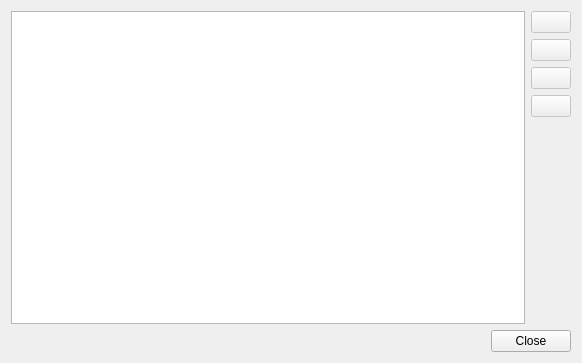
<?xml version="1.0" encoding="UTF-8"?>
<ui version="4.0">
 <class>QueueManager</class>
 <widget class="QDialog" name="QueueManager">
  <property name="geometry">
   <rect>
    <x>0</x>
    <y>0</y>
    <width>582</width>
    <height>363</height>
   </rect>
  </property>
  <property name="windowTitle">
   <string>Queue Manager</string>
  </property>
  <property name="windowIcon">
   <iconset resource="../../data/data.qrc">
    <normaloff>:/icons/64x64/strawberry.png</normaloff>:/icons/64x64/strawberry.png</iconset>
  </property>
  <layout class="QVBoxLayout" name="verticalLayout_2">
   <item>
    <layout class="QHBoxLayout" name="horizontalLayout">
     <item>
      <widget class="QTreeView" name="list">
       <property name="acceptDrops">
        <bool>true</bool>
       </property>
       <property name="showDropIndicator" stdset="0">
        <bool>true</bool>
       </property>
       <property name="dragEnabled">
        <bool>true</bool>
       </property>
       <property name="dragDropMode">
        <enum>QAbstractItemView::DragDrop</enum>
       </property>
       <property name="defaultDropAction">
        <enum>Qt::MoveAction</enum>
       </property>
       <property name="alternatingRowColors">
        <bool>true</bool>
       </property>
       <property name="selectionMode">
        <enum>QAbstractItemView::ExtendedSelection</enum>
       </property>
       <property name="selectionBehavior">
        <enum>QAbstractItemView::SelectRows</enum>
       </property>
       <property name="rootIsDecorated">
        <bool>false</bool>
       </property>
       <attribute name="headerVisible">
        <bool>false</bool>
       </attribute>
      </widget>
     </item>
     <item>
      <layout class="QVBoxLayout" name="verticalLayout">
       <item>
        <widget class="QPushButton" name="move_up">
         <property name="enabled">
          <bool>false</bool>
         </property>
         <property name="toolTip">
          <string>Move up</string>
         </property>
         <property name="iconSize">
          <size>
           <width>16</width>
           <height>16</height>
          </size>
         </property>
         <property name="shortcut">
          <string>Ctrl+Up</string>
         </property>
        </widget>
       </item>
       <item>
        <widget class="QPushButton" name="move_down">
         <property name="enabled">
          <bool>false</bool>
         </property>
         <property name="toolTip">
          <string>Move down</string>
         </property>
         <property name="iconSize">
          <size>
           <width>16</width>
           <height>16</height>
          </size>
         </property>
         <property name="shortcut">
          <string>Ctrl+Down</string>
         </property>
        </widget>
       </item>
       <item>
        <widget class="QPushButton" name="remove">
         <property name="enabled">
          <bool>false</bool>
         </property>
         <property name="toolTip">
          <string>Remove</string>
         </property>
         <property name="text">
          <string/>
         </property>
        </widget>
       </item>
       <item>
        <widget class="QPushButton" name="clear">
         <property name="enabled">
          <bool>false</bool>
         </property>
         <property name="toolTip">
          <string>Clear</string>
         </property>
         <property name="iconSize">
          <size>
           <width>16</width>
           <height>16</height>
          </size>
         </property>
         <property name="shortcut">
          <string>Ctrl+K</string>
         </property>
        </widget>
       </item>
       <item>
        <spacer name="verticalSpacer">
         <property name="orientation">
          <enum>Qt::Vertical</enum>
         </property>
         <property name="sizeHint" stdset="0">
          <size>
           <width>20</width>
           <height>40</height>
          </size>
         </property>
        </spacer>
       </item>
      </layout>
     </item>
    </layout>
   </item>
   <item>
    <widget class="QDialogButtonBox" name="buttonBox">
     <property name="orientation">
      <enum>Qt::Horizontal</enum>
     </property>
     <property name="standardButtons">
      <set>QDialogButtonBox::Close</set>
     </property>
    </widget>
   </item>
  </layout>
 </widget>
 <resources>
  <include location="../../data/data.qrc"/>
 </resources>
 <connections>
  <connection>
   <sender>buttonBox</sender>
   <signal>accepted()</signal>
   <receiver>QueueManager</receiver>
   <slot>accept()</slot>
   <hints>
    <hint type="sourcelabel">
     <x>248</x>
     <y>254</y>
    </hint>
    <hint type="destinationlabel">
     <x>157</x>
     <y>274</y>
    </hint>
   </hints>
  </connection>
  <connection>
   <sender>buttonBox</sender>
   <signal>rejected()</signal>
   <receiver>QueueManager</receiver>
   <slot>reject()</slot>
   <hints>
    <hint type="sourcelabel">
     <x>316</x>
     <y>260</y>
    </hint>
    <hint type="destinationlabel">
     <x>286</x>
     <y>274</y>
    </hint>
   </hints>
  </connection>
 </connections>
</ui>
